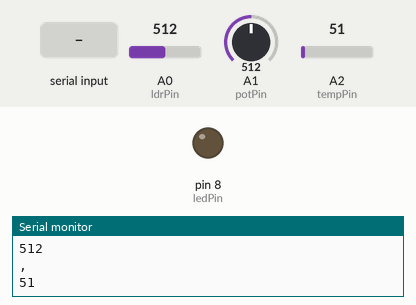
Recording of a sketch running on a simulated Arduino Uno, built with avr-gcc and run on an emulated ATmega328P. Shown: output pins drawn as LEDs (lit = HIGH), the last lines printed to the serial monitor. The test bench sets the inputs (shaded band); at power-on: A0 (ldrPin) = 512, A1 (potPin) = 512, A2 (tempPin) = 51.

Above: at 1.2 s.
1.3 s: "H" received over Serial
At 2.2 s:
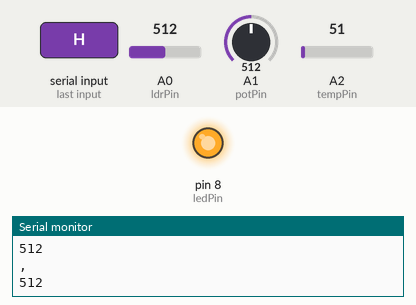
2.8 s: "L" received over Serial
At 3.1 s:
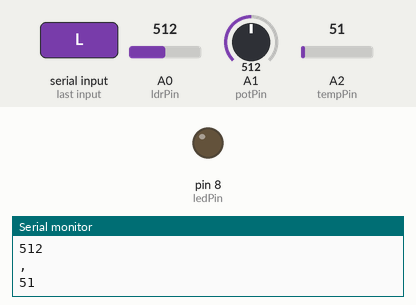
Timing chart, 0 to 5.8 s (numbered marks = the images above; inputs shaded):
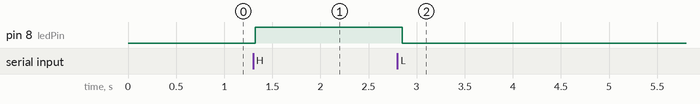

The sketch:

Arduino_firmware.ino
```cpp
const int ldrPin = A0;
const int potPin = A1;
const int tempPin = A2;

const int ledPin = 8;

void setup() {
  // put your setup code here, to run once:
  Serial.begin(9600);
  pinMode(ledPin, OUTPUT);
}

void loop() {
  // put your main code here, to run repeatedly:
  // set the brightness of pin 9:
  int ldrValue = analogRead(ldrPin);
  int potValue = analogRead(potPin);
  int tempValue = analogRead(tempPin);

  // transmitting sensor data as CSV
  Serial.println(ldrValue);
  Serial.println(",");
  Serial.println(potValue);
  Serial.println(",");
  Serial.println(tempValue);

  if (Serial.available() > 0) {
    char command = Serial.read();

    if (command == 'H') {
      digitalWrite(ledPin, HIGH);
    }
    else if (command == 'L') {
      digitalWrite(ledPin, LOW);
    }
  }

  delay(50);
}
```

Measured:
- after the input at 1.3 s, pin 8 (ledPin): LOW → HIGH at once
- after the input at 2.8 s, pin 8 (ledPin): HIGH → LOW after 0.05 s
